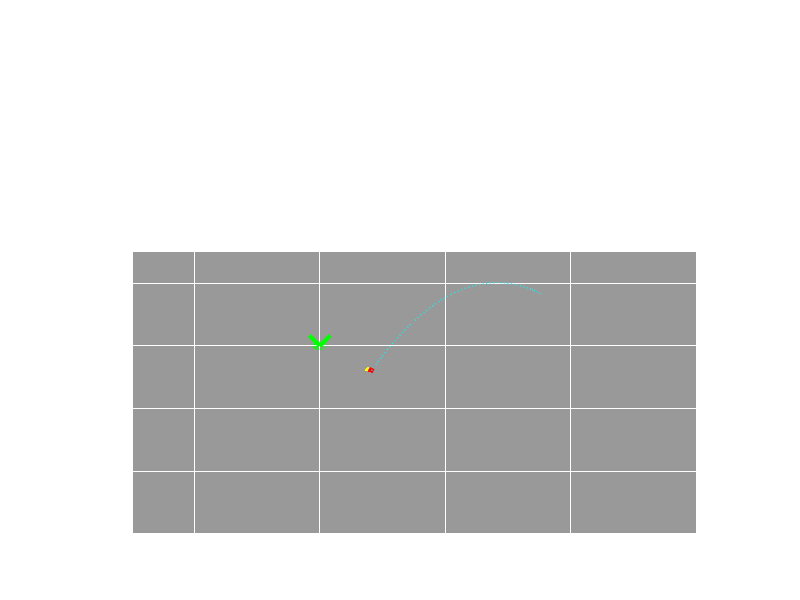

Source code (MATLAB):
function rocket_free_fall_sim()
    % ROCKET_FREE_FALL_SIM
    % Simulates a rocket in FREE FALL under Moon gravity.
    % Coordinate system: Polar (r, h) with fixed Yaw plane.
    % Visualizes the rocket as a 3D stick.
    
    clc; clear; close all;

    %% --- 1. USER CONFIGURATION ---
    user_r_init   = 500;    % Initial Horizontal Distance (meters)
    user_h_init   = 300;    % Initial Height (meters)
    user_yaw_init = 45;     % Initial Yaw (degrees) from Center Line
    user_speed    = 20;     % Initial Speed (m/s)
    
    % Simulation Settings
    t_span = [0 20];        % Max simulation duration (seconds)
    dt_vis = 0.05;          % Visualization update rate (faster for smoothness)

    %% --- 2. SYSTEM PARAMETERS ---
    p.g_moon = 1.62;        % Moon gravity m/s^2
    p.m_dry = 100;          % Dry mass (kg)
    p.m_fuel = 100;         % Fuel mass (kg)
    p.L_rocket = 10;        % Length of rocket "stick" for vis (m)
    
    %% --- 3. INITIAL CONDITIONS ---
    % Theta = -pi/2 means Horizontal, pointing towards target (-r direction)
    theta0 = -pi/2; 
    
    % Initial Velocity Decomposition
    dr0 = user_speed * sin(theta0); % Horizontal speed (negative -> towards target)
    dh0 = user_speed * cos(theta0); % Vertical speed
    
    X0 = [user_r_init;      % r
          dr0;              % dr
          user_h_init;      % h
          dh0;              % dh
          theta0;           % theta (pitch)
          0;                % dtheta
          p.m_dry + p.m_fuel]; % mass

    %% --- 4. SOLVE DYNAMICS ---
    options = odeset('RelTol',1e-4,'AbsTol',1e-4);
    [T_out, X_out] = ode45(@(t,x) rocket_dynamics(t, x, p), t_span, X0, options);

    %% --- 5. VISUALIZATION ---
    fig = figure('Color','k','Name','Rocket Free Fall 3D');
    
    % Enable Interactive Rotation immediately
    rotate3d on; 
    
    hold on; grid on; axis equal;
    
    % 5a. Setup Static Environment
    % Calculate plot limits to prevent auto-scaling jitter
    limit_range = user_r_init + 100;
    xlim([-limit_range/2, limit_range]);
    ylim([-limit_range/2, limit_range]);
    zlim([0, user_h_init + 50]);
    
    xlabel('X (m)'); ylabel('Y (m)'); zlabel('Height (m)');
    view(user_yaw_init + 45, 30); % Initial Camera Angle
    
    % Draw Moon Surface (Gray Patch)
    s = limit_range * 1.5;
    patch([-s s s -s], [-s -s s s], [0 0 0 0], ...
          [0.2 0.2 0.2], 'EdgeColor', [0.5 0.5 0.5], 'FaceAlpha', 0.5);
    
    % Draw Target Landing Pad (3D Green Ring)
    theta_circ = linspace(0, 2*pi, 50);
    pad_r = 10; % Visual size of landing pad
    plot3(pad_r*cos(theta_circ), pad_r*sin(theta_circ), zeros(size(theta_circ)), ...
          'g-', 'LineWidth', 2);
    plot3(0, 0, 0, 'gx', 'MarkerSize', 15, 'LineWidth', 3);
    
    % 5b. Animation Objects
    % Rocket Body (Thick Red Line)
    rocket_line = plot3([0 0], [0 0], [0 0], 'r', 'LineWidth', 5);
    % Rocket Nose Marker (Yellow Dot to distinguish orientation)
    nose_marker = plot3(0,0,0, 'y.', 'MarkerSize', 15);
    % Trajectory Trail (Cyan Dotted)
    traj_line = plot3(0,0,0, 'c:', 'LineWidth', 1);
    
    % Info Text
    title_handle = title('Initializing...', 'Color', 'w', 'FontSize', 14);
    set(gca, 'Color', 'k', 'XColor', 'w', 'YColor', 'w', 'ZColor', 'w');

    % Pre-calculate 3D coordinates based on fixed yaw
    yaw_rad = deg2rad(user_yaw_init);
    x_glob = X_out(:,1) * cos(yaw_rad);
    y_glob = X_out(:,1) * sin(yaw_rad);
    z_glob = X_out(:,3);
    
    % Pause briefly to let the user see the setup
    pause(1);

    % 5c. Animation Loop
    for i = 1:length(T_out)
        r = X_out(i,1);
        h = X_out(i,3);
        theta = X_out(i,5);
        
        % Check for crash
        if h <= 0
            h = 0; % Clamp to ground
            status = "IMPACT";
        else
            status = "FREE FALL";
        end
        
        % --- Calculate Rocket Stick Orientation ---
        % Center of Mass
        curr_pos = [x_glob(i), y_glob(i), h];
        
        % Vector components in the vertical plane (r, h)
        % theta = -90 (nose points to target/-r) -> vec_r = -1
        vec_r = sin(theta); 
        vec_h = cos(theta);
        
        % Project r-component into 3D (x, y)
        % This vector points from Tail towards Nose
        stick_vec = [vec_r * cos(yaw_rad), vec_r * sin(yaw_rad), vec_h];
        
        % Define endpoints (Stick centered on CoM)
        tip = curr_pos + stick_vec * (p.L_rocket / 2);
        tail = curr_pos - stick_vec * (p.L_rocket / 2);
        
        % Update Graphics
        set(rocket_line, 'XData', [tail(1) tip(1)], ...
                         'YData', [tail(2) tip(2)], ...
                         'ZData', [tail(3) tip(3)]);
                     
        set(nose_marker, 'XData', tip(1), 'YData', tip(2), 'ZData', tip(3));
                     
        set(traj_line, 'XData', x_glob(1:i), ...
                       'YData', y_glob(1:i), ...
                       'ZData', z_glob(1:i));
                   
        % Update Title
        t_str = sprintf('Time: %.2fs | Alt: %.1fm | Dist: %.1fm\nStatus: %s (Rotate View Enabled)', ...
            T_out(i), h, r, status);
        set(title_handle, 'String', t_str);
        
        % Force draw event (allows interaction)
        drawnow limitrate; 
        
        % Stop if crashed
        if h <= 0
            set(title_handle, 'String', [t_str ' - SIMULATION END']);
            break;
        end
        
        % Control playback speed
        % Interpolating delay based on simulation time steps
        if i < length(T_out)
            real_dt = T_out(i+1) - T_out(i);
            pause(real_dt); 
        end
    end
end

%% --- DYNAMICS FUNCTION ---
function dX = rocket_dynamics(~, X, p)
    % Unpack State
    % r = X(1); dr = X(2);
    % h = X(3); dh = X(4);
    % theta = X(5); dtheta = X(6);
    % m = X(7);
    
    % Free Fall Dynamics (No Thrust, No Torque)
    dr_dt = X(2);
    ddr = 0;
    dh_dt = X(4);
    ddh = -p.g_moon;
    dtheta_dt = X(6);
    ddtheta = 0;
    dm = 0;

    dX = [dr_dt; ddr; dh_dt; ddh; dtheta_dt; ddtheta; dm];
end
